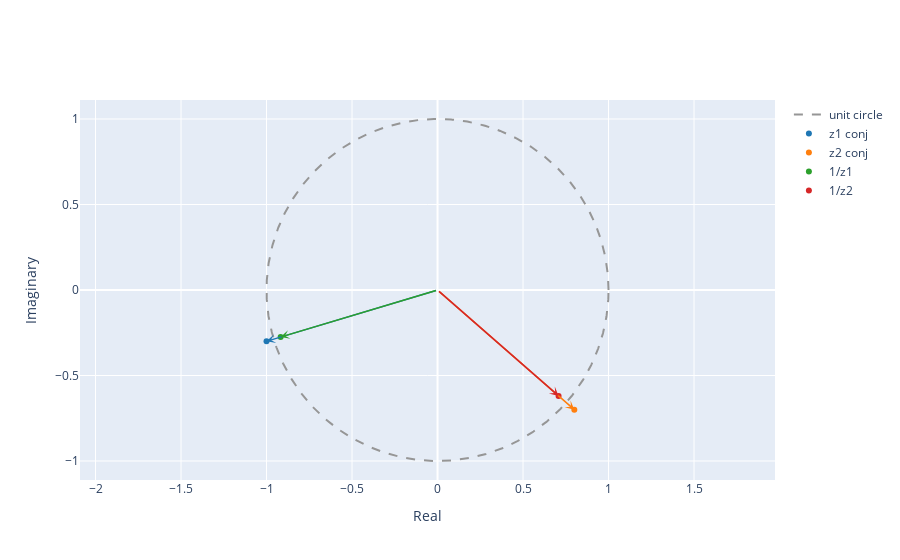

Here is the notebook cell this chart was saved with:
### Markdown cell above
1.2. Compute the conjugate z* and the inverse 1/z for both $z_1$ and $z_2$ and plot the results as vectors in the complex plane.

### Code cell
plot_complex([np.conj(z1), np.conj(z2), 1/z1, 1/z2], name=['z1 conj', 'z2 conj', '1/z1', '1/z2'])

### Figure 1 — Plotly figure (JSON) as saved in the notebook; plotly's stock layout.template omitted (floating-point values rounded to 4 significant figures; data arrays with more than 128 entries replaced by an {"elided": "..."} marker saying what was removed)
{"data": [{"line": {"color": "rgb(150,150,150)", "dash": "dash", "shape": "linear"}, "mode": "lines", "name": "unit circle", "type": "scatter", "x": {"elided": "1000 float values"}, "y": {"elided": "1000 float values"}}, {"marker": {"color": "#1f77b4"}, "mode": "markers", "name": "z1 conj", "type": "scatter", "x": [-1], "y": [-0.3]}, {"marker": {"color": "#ff7f0e"}, "mode": "markers", "name": "z2 conj", "type": "scatter", "x": [0.8], "y": [-0.7]}, {"marker": {"color": "#2ca02c"}, "mode": "markers", "name": "1/z1", "type": "scatter", "x": [-0.9174], "y": [-0.2752]}, {"marker": {"color": "#d62728"}, "mode": "markers", "name": "1/z2", "type": "scatter", "x": [0.708], "y": [-0.6195]}], "layout": {"annotations": [{"arrowcolor": "#1f77b4", "arrowhead": 3, "arrowwidth": 1.5, "ax": 0, "axref": "x", "ay": 0, "ayref": "y", "showarrow": true, "text": "", "x": -1, "y": -0.3}, {"arrowcolor": "#ff7f0e", "arrowhead": 3, "arrowwidth": 1.5, "ax": 0, "axref": "x", "ay": 0, "ayref": "y", "showarrow": true, "text": "", "x": 0.8, "y": -0.7}, {"arrowcolor": "#2ca02c", "arrowhead": 3, "arrowwidth": 1.5, "ax": 0, "axref": "x", "ay": 0, "ayref": "y", "showarrow": true, "text": "", "x": -0.9174, "y": -0.2752}, {"arrowcolor": "#d62728", "arrowhead": 3, "arrowwidth": 1.5, "ax": 0, "axref": "x", "ay": 0, "ayref": "y", "showarrow": true, "text": "", "x": 0.708, "y": -0.6195}], "xaxis": {"title": {"text": "Real"}}, "yaxis": {"scaleanchor": "x", "scaleratio": 1, "title": {"text": "Imaginary"}}}}
